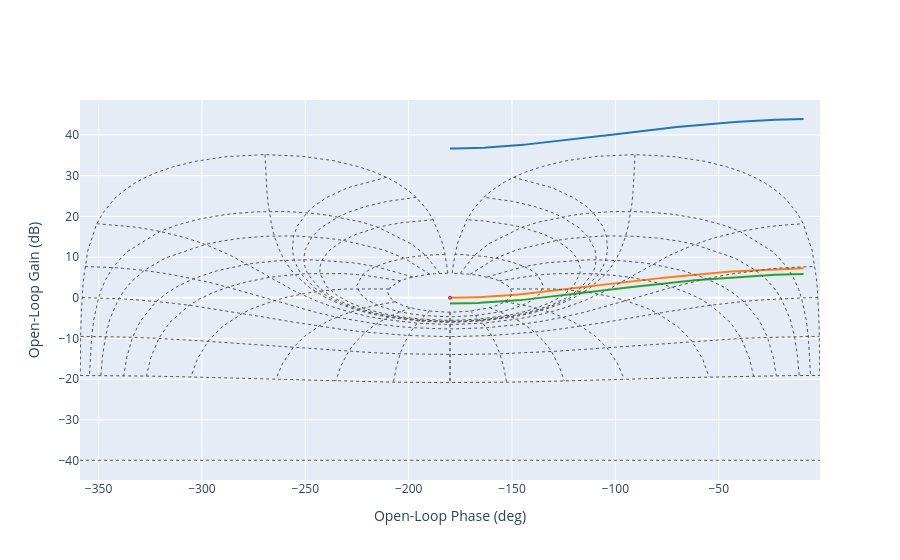

Here is the notebook cell this chart was saved with:
### Code cell
offset = 10**(36.664/20) #+1 for non-oscillating graph
print(offset)
nichols([Mt_z_rpm,Mt_z_rpm/offset, Mt_z_rpm/80])
